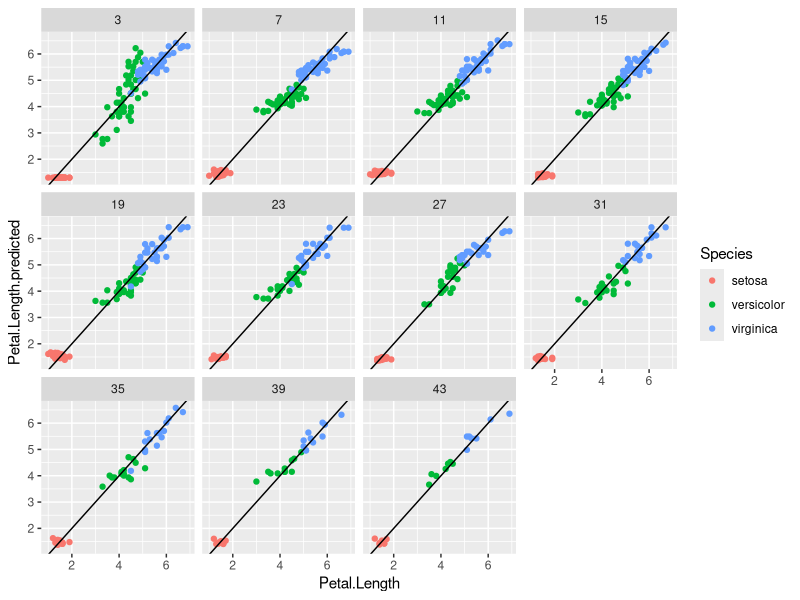
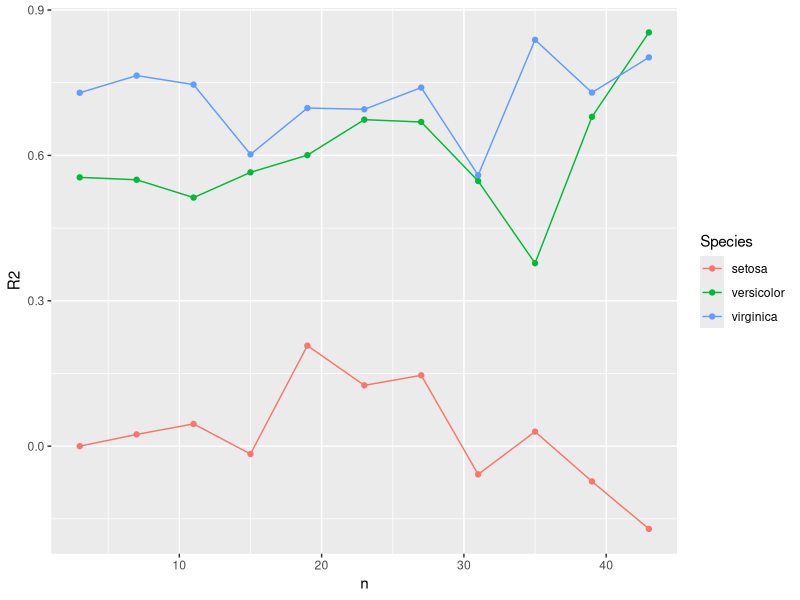

These charts were generated, in order, by the following R code:
# Example of seeing how many individuals we need to predict others
# We use the built-in 'iris' dataset (see ?iris) and predicting
# petal length from petal width

library(dplyr)
library(tidyr)

set.seed(123)

# Try using 5, 10, ...45 individuals to predict the others
results <- list()
for (n in seq(from = 3, to = 45, by = 4)) {
  message(n)
  training_set <- sample(1:50, n, replace = FALSE)
  
  # Build one linear model for each species using the training data
  # and predict the validation (non-training) individuals
  for(sp in unique(iris$Species)) {
    message("\tModeling ", sp)
    iris_sp <- iris %>% filter(Species == sp)
    iris_sp$ID <- seq_len(nrow(iris_sp)) # Create ID column
    iris_sp$train <- iris_sp$ID %in% training_set
    training <- filter(iris_sp, ID %in% training_set)
    validation <- filter(iris_sp, !ID %in% training_set)

    # Fit models and predict
    m <- lm( Petal.Length ~ Sepal.Length, data = training)
    validation$Petal.Length.predicted <- predict(m, newdata = validation)
    validation$R2 <- summary(m)$adj.r.squared
    validation$n <- n
    results[[paste(n, sp)]] <- validation
  }
}

# Combine all our predicted data
results %>% 
  bind_rows() -> results

# Plot results
library(ggplot2)
p1 <- ggplot(results, aes(Petal.Length, Petal.Length.predicted, color = Species)) + geom_point() + facet_wrap(~n) + geom_abline()
print(p1)

results %>%
  group_by(Species, n) %>%
  summarise(R2 = summary(lm(Petal.Length ~ Petal.Length.predicted))$adj.r.squared) %>% 
  ggplot(aes(n, R2, color = Species)) + geom_point() + geom_line() ->
  p2
print(p2)


